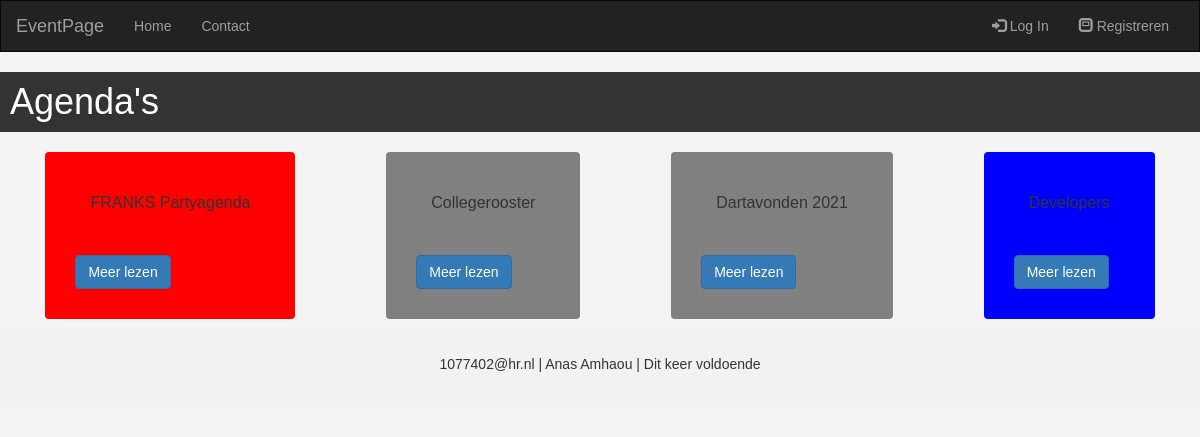
The page / on the database its author committed.
### tables this page shows
CREATE TABLE agendas (
            id INTEGER PRIMARY KEY AUTOINCREMENT,
            url_name TEXT NOT NULL,
            title TEXT NOT NULL,
            external_stylesheet TEXT,
            date_created DATE NOT NULL DEFAULT CURRENT_TIMESTAMP
        );

### routes/routes.py (the view)
@bp.route("/")
def index():
    agenda_data = get_agenda()
    events_data = get_events()
    return render_template("index.html", events=events_data, agendas=agenda_data)

### controllers/auth_controllers.py (called while the page is built)
def get_events():
    event_model = EventCalendarDB()
    return event_model.get_all_events()

def get_agenda():
    agenda_model = EventCalendarDB()
    return agenda_model.get_all_agendas()

### models/model.py (called while the page is built)
    def _connect(self):
        return sqlite3.connect(self.db_path)

    def get_all_events(self):
        conn = self._connect()
        conn.row_factory = sqlite3.Row
        cursor = conn.cursor()
        query = 'SELECT * FROM events'
        print(f"Query: {query}")
        try:
            events = cursor.execute(query).fetchall()
        except Exception as e:
            print(f"Error executing query: {e}")
            return []
        conn.close()
        print(events)
        return events

    def get_all_agendas(self):
        conn = self._connect()
        conn.row_factory = sqlite3.Row
        cursor = conn.cursor()
        query = 'SELECT * FROM agendas'
        try:
            agendas = cursor.execute(query).fetchall()
        except Exception as e:
            print(f"Error executing query: {e}")
            return []
        conn.close()
        return agendas

### templates/index.html (shortened to what this page needs)
<!DOCTYPE html>
<html lang="eng">
<head>
  <link rel="stylesheet" href="https://maxcdn.bootstrapcdn.com/bootstrap/3.4.1/css/bootstrap.min.css">
  <link rel="stylesheet" href="{{ url_for('static', filename='styles.css') }}">
  {% include 'navbar.html' %}
</head>
<body>
<h1>Agenda's</h1>
<div class="agenda-container">
  {% if agendas %}
    {% for agenda in agendas %}
      <div class="{{ agenda.external_stylesheet }} agenda-card">
        <div class="panel-heading">
          <div class="panel-title">{{ agenda.title }}</div>
        </div>
        <div class="panel-body">{{ agenda.description }}</div>
        <a class="btn btn-primary" href="{{ url_for('routes.agenda_naam', url_name=agenda.url_name) }}">Meer lezen</a>
      </div>
    {% endfor %}
  </div>
  {% else %}
    <p>Geen agenda's gevonden.</p>
  {% endif %}
  <footer class="container-fluid text-center">
    <p>1077402@hr.nl | Anas Amhaou | Dit keer voldoende </p>
  </footer>
</body>
</html>

### static/styles.css (style rules this page uses)
body { font-family: 'Arial', sans-serif; background-color: #f4f4f4; color: #333; margin: 0; padding: 0; }
h1 { background-color: #333; color: #fff; padding: 10px; }
.default { background-color: gray; border-radius: 4px; }
.sheet1 { background-color: red; border-radius: 4px; }
.sheet3 { background-color: blue; border-radius: 4px; }

### templates/index.html (style rules this page uses)
footer { background-color: #f2f2f2; padding: 25px; }
.agenda-container { display: flex; flex-wrap: wrap; justify-content: space-around; }
.agenda-card { max-width: 30rem; margin: 10px; padding: 30px; }

### rows shown on the page
agendas: title "FRANKS Partyagenda"
agendas: title "Collegerooster"
agendas: title "Dartavonden 2021"
agendas: title "Developers"
